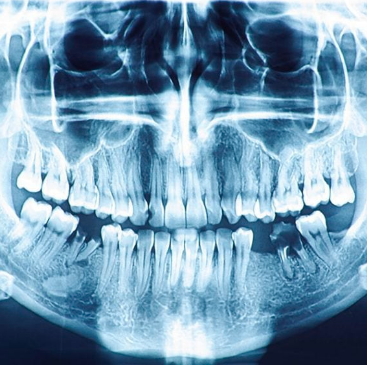
#> input picture lab9/zeby.png, 367 x 365 px
$ python main.py
#> lines starting #> are read from the running program, lines starting #| are printed output that depends on the picture
from PIL import Image, ImageOps
import numpy as np
import matplotlib.pyplot as plt

def histogram_norm(image):
    # Pobieramy histogram - bierzemy tylko pierwsze 256 wartości dla trybu L
    hist = image.histogram()[:256]
    # Normalizujemy przez liczbę pikseli - dzielimy każdą wartość przez (szerokość * wysokość)
    total_pixels = image.width * image.height
    hist_norm = [h / total_pixels for h in hist]
    return hist_norm

def histogram_cumul(image):
    hist_norm = histogram_norm(image)
    # Robimy histogram skumulowany - sumujemy wartości od początku
    hist_cumul = []
    cumsum = 0
    for h in hist_norm:
        cumsum += h
        hist_cumul.append(cumsum)
    return hist_cumul

def histogram_equalization(image):
    # Pobieramy histogram skumulowany
    hist_cumul = histogram_cumul(image)
    # Tworzymy nowy obraz z wyrównanym histogramem
    img_array = np.array(image)
    equalized = np.zeros_like(img_array)

    # Przekształcamy każdy piksel według wzoru: nowa_wartość = 255 * hist_cumul[stara_wartość]
    for i in range(image.height):
        for j in range(image.width):
            pixel_value = img_array[i, j]
            equalized[i, j] = int(255 * hist_cumul[pixel_value])

    return Image.fromarray(equalized)

def plot_histograms(image):
    # Rysujemy wszystkie histogramy na jednym wykresie
    plt.figure(figsize=(15, 5))

    # Histogram oryginalny
    plt.subplot(141)
    plt.hist(np.array(image).flatten(), bins=256, range=(0, 256), density=True)
    plt.title('Histogram Oryginalny')

    # Histogram znormalizowany
    plt.subplot(142)
    hist_norm = histogram_norm(image)
    plt.plot(hist_norm)
    plt.title('Histogram Znormalizowany')

    # Histogram skumulowany
    plt.subplot(143)
    hist_cumul = histogram_cumul(image)
    plt.plot(hist_cumul)
    plt.title('Histogram Skumulowany')

    # Histogram po wyrównaniu
    equalized = histogram_equalization(image)
    plt.subplot(144)
    plt.hist(np.array(equalized).flatten(), bins=256, range=(0, 256), density=True)
    plt.title('Histogram po Wyrównaniu')

    plt.tight_layout()
    plt.savefig('fig1.png')
    plt.close()

def plot_images_comparison(original, equalized_custom, equalized_imageops):
    # Rysujemy porównanie obrazów obok siebie
    plt.figure(figsize=(15, 5))

    plt.subplot(131)
    plt.imshow(original, cmap='gray')
    plt.title('Obraz Oryginalny', pad=20)
    plt.axis('off')

    plt.subplot(132)
    plt.imshow(equalized_custom, cmap='gray')
    plt.title('Wyrównanie Własne', pad=20)
    plt.axis('off')

    plt.subplot(133)
    plt.imshow(equalized_imageops, cmap='gray')
    plt.title('Wyrównanie ImageOps', pad=20)
    plt.axis('off')

    plt.tight_layout()
    plt.savefig('fig2.png', bbox_inches='tight')
    plt.close()

def konwertuj1(image, w_r, w_g, w_b):
    # Konwersja RGB -> L z użyciem round()
    img_array = np.array(image)
    r, g, b = img_array[:,:,0], img_array[:,:,1], img_array[:,:,2]
    result = np.round(r * w_r + g * w_g + b * w_b).astype(np.uint8)
    return Image.fromarray(result)

def konwertuj2(image, w_r, w_g, w_b):
    # Konwersja RGB -> L z użyciem int() zamiast round()
    img_array = np.array(image)
    r, g, b = img_array[:,:,0], img_array[:,:,1], img_array[:,:,2]
    result = (r * w_r + g * w_g + b * w_b).astype(np.uint8)
    return Image.fromarray(result)

def print_image_stats(image, name):
    # Wyświetlamy podstawowe statystyki obrazu
    arr = np.array(image)
    print(f"\nStatystyki dla {name}:")
    print(f"Średnia: {np.mean(arr):.2f}")
    print(f"Odchylenie std: {np.std(arr):.2f}")
    print(f"Min: {np.min(arr)}")
    print(f"Max: {np.max(arr)}")

# Główna część programu
if __name__ == "__main__":
    # Wczytujemy obraz i konwertujemy do trybu L jeśli trzeba
    img = Image.open('zeby.png')
#> img is the input picture: PIL image 367x365 RGB; mean R, G, B 117.8, 156, 180.7
    if img.mode != 'L':
        img = img.convert('L')
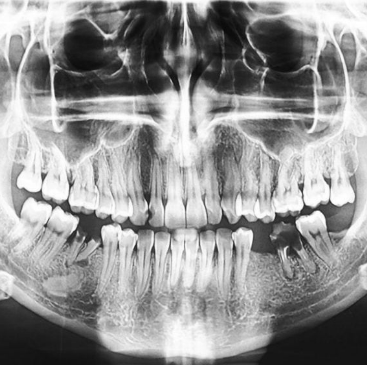
#> img: PIL image 367x365 L; min 8, max 255, mean 147.4

    # Wyrównujemy histogram własną metodą
    equalized_img = histogram_equalization(img)
#> in histogram_norm, `hist = image.histogram()[:256]`: hist = 256 values, max 2003 at index 21, min 0 at index 0, mean 523.3
#> in histogram_norm, `hist_norm = [h / total_pixels for h in hist]`: hist_norm = 256 values, max 0.015 at index 21, min 0 at index 0, mean 0.00391
#> the loop in histogram_cumul, `for h in hist_norm:` made 256 passes
#> (h, cumsum) on passes 2 to 4: (0, 0), (0, 0), (0, 0)
#> after the loop in histogram_cumul, `for h in hist_norm:`: cumsum = 1; hist_cumul = 256 values from 0 to 1
#> after the loop in histogram_equalization, `for i in range(image.height):`:
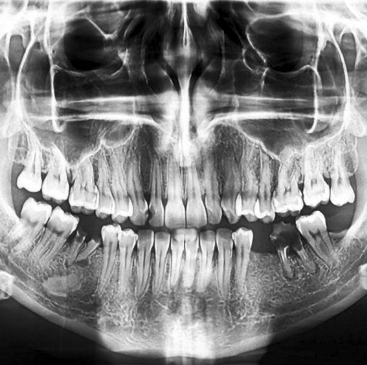
#> equalized: shape (365, 367); min 0, max 255, mean 127.6
    equalized_img.save('equalized.png')

    # Generujemy wykresy histogramów
    plot_histograms(img)
#> the loop in histogram_cumul (call 2), `for h in hist_norm:` made 256 passes
#> in plot_histograms, `plt.savefig('fig1.png')`:
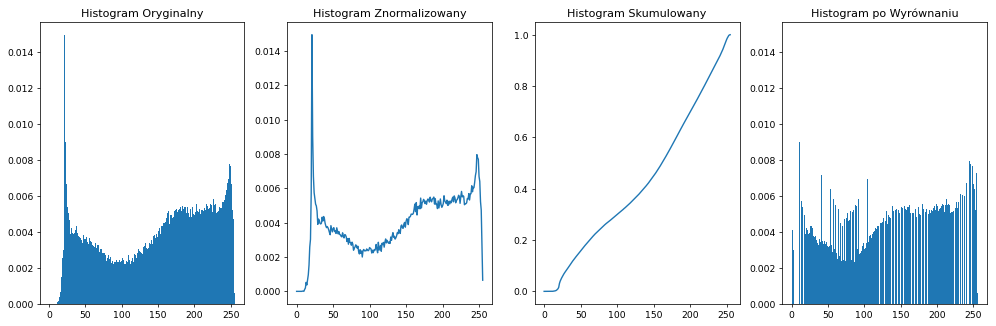
#> figure drawn by matplotlib, 4 panels; panel 1: tallest bar 0.015 high, from x = 21 to 22; panel 2: curve peaks at x = 21, y = 0.015; panel 3: curve peaks at x = 255, y = 1; panel 4: tallest bar 0.015 high, from x = 7 to 8

    # Wyświetlamy statystyki dla porównania
    print_image_stats(img, "obraz oryginalny")
#| Średnia: 147.37
#| Odchylenie std: 73.09
#| Min: 8
#| Max: 255
    print_image_stats(equalized_img, "obraz po wyrównaniu (własna metoda)")
#| Średnia: 127.58
#| Odchylenie std: 73.71
#| Min: 0
#| Max: 255

    # Wyrównujemy histogram metodą z ImageOps
    equalized_imageops = ImageOps.equalize(img)
    equalized_imageops.save('equalized1.png')

    # Generujemy porównanie obrazów
    plot_images_comparison(img, equalized_img, equalized_imageops)
#> in plot_images_comparison, `plt.savefig('fig2.png', bbox_inches='tight')`:
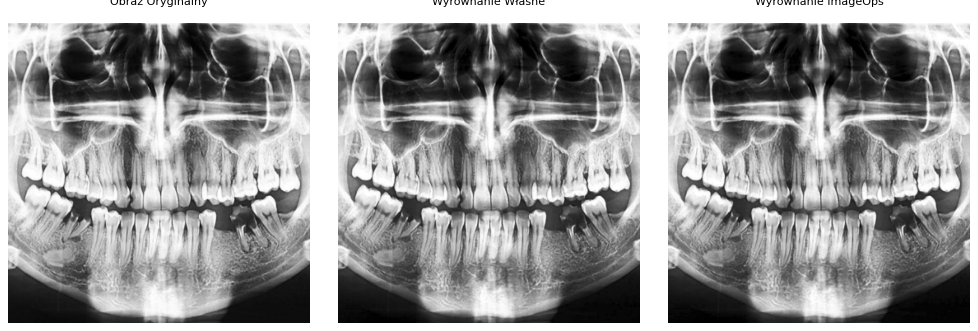
#> figure drawn by matplotlib, 3 panels

    # Konwersja obrazu mgla.jpg
#> (the run stopped early here; a loop or call above may not have finished)
